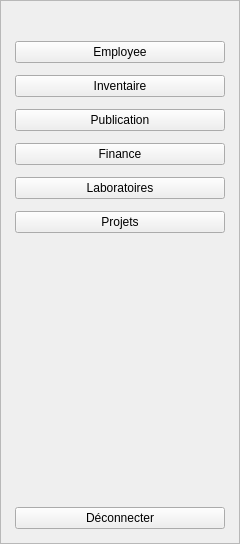
     <widget class="QFrame" name="sidebarFrame">
      <property name="minimumSize">
       <size>
        <width>240</width>
        <height>0</height>
       </size>
      </property>
      <property name="maximumSize">
       <size>
        <width>260</width>
        <height>16777215</height>
       </size>
      </property>
      <property name="frameShape">
       <enum>QFrame::Shape::StyledPanel</enum>
      </property>
      <property name="frameShadow">
       <enum>QFrame::Shadow::Raised</enum>
      </property>
      <layout class="QVBoxLayout" name="verticalLayoutSidebar">
       <property name="spacing">
        <number>12</number>
       </property>
       <property name="leftMargin">
        <number>14</number>
       </property>
       <property name="topMargin">
        <number>14</number>
       </property>
       <property name="rightMargin">
        <number>14</number>
       </property>
       <property name="bottomMargin">
        <number>14</number>
       </property>
       <item>
        <widget class="QLabel" name="logoLabel">
         <property name="styleSheet">
          <string notr="true"/>
         </property>
         <property name="text">
          <string/>
         </property>
        </widget>
       </item>
       <item>
        <widget class="QPushButton" name="btnEmployee">
         <property name="text">
          <string>Employee</string>
         </property>
        </widget>
       </item>
       <item>
        <widget class="QPushButton" name="btnInventaire">
         <property name="text">
          <string>Inventaire</string>
         </property>
        </widget>
       </item>
       <item>
        <widget class="QPushButton" name="btnPublication">
         <property name="text">
          <string>Publication</string>
         </property>
        </widget>
       </item>
       <item>
        <widget class="QPushButton" name="btnFinance">
         <property name="text">
          <string>Finance</string>
         </property>
        </widget>
       </item>
       <item>
        <widget class="QPushButton" name="btnLaboratoires">
         <property name="text">
          <string>Laboratoires</string>
         </property>
        </widget>
       </item>
       <item>
        <widget class="QPushButton" name="btnProjets">
         <property name="text">
          <string>Projets</string>
         </property>
        </widget>
       </item>
       <item>
        <spacer name="verticalSpacer">
         <property name="orientation">
          <enum>Qt::Orientation::Vertical</enum>
         </property>
         <property name="sizeHint" stdset="0">
          <size>
           <width>17</width>
           <height>262</height>
          </size>
         </property>
        </spacer>
       </item>
       <item>
        <widget class="QPushButton" name="btnDeconnecter">
         <property name="text">
          <string>Déconnecter</string>
         </property>
        </widget>
       </item>
      </layout>
     </widget>
